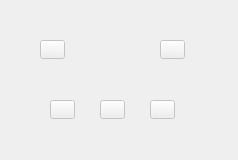
<?xml version="1.0" encoding="UTF-8"?>
<ui version="4.0">
 <class>DockWidget_telem_buttons</class>
 <widget class="QDockWidget" name="DockWidget_telem_buttons">
  <property name="geometry">
   <rect>
    <x>0</x>
    <y>0</y>
    <width>238</width>
    <height>160</height>
   </rect>
  </property>
  <property name="maximumSize">
   <size>
    <width>238</width>
    <height>160</height>
   </size>
  </property>
  <property name="windowTitle">
   <string/>
  </property>
  <widget class="QWidget" name="dockWidgetContents">
   <widget class="QToolButton" name="toolButton_wing_left">
    <property name="enabled">
     <bool>false</bool>
    </property>
    <property name="geometry">
     <rect>
      <x>40</x>
      <y>40</y>
      <width>25</width>
      <height>19</height>
     </rect>
    </property>
    <property name="text">
     <string/>
    </property>
    <property name="checkable">
     <bool>false</bool>
    </property>
   </widget>
   <widget class="QToolButton" name="toolButton_wing_right">
    <property name="enabled">
     <bool>false</bool>
    </property>
    <property name="geometry">
     <rect>
      <x>160</x>
      <y>40</y>
      <width>25</width>
      <height>19</height>
     </rect>
    </property>
    <property name="text">
     <string/>
    </property>
    <property name="checkable">
     <bool>false</bool>
    </property>
   </widget>
   <widget class="QToolButton" name="toolButton_go_keel">
    <property name="enabled">
     <bool>false</bool>
    </property>
    <property name="geometry">
     <rect>
      <x>100</x>
      <y>100</y>
      <width>25</width>
      <height>19</height>
     </rect>
    </property>
    <property name="text">
     <string/>
    </property>
    <property name="checkable">
     <bool>false</bool>
    </property>
   </widget>
   <widget class="QToolButton" name="toolButton_go_left">
    <property name="enabled">
     <bool>false</bool>
    </property>
    <property name="geometry">
     <rect>
      <x>50</x>
      <y>100</y>
      <width>25</width>
      <height>19</height>
     </rect>
    </property>
    <property name="text">
     <string/>
    </property>
    <property name="checkable">
     <bool>false</bool>
    </property>
   </widget>
   <widget class="QToolButton" name="toolButton_go_right">
    <property name="enabled">
     <bool>false</bool>
    </property>
    <property name="geometry">
     <rect>
      <x>150</x>
      <y>100</y>
      <width>25</width>
      <height>19</height>
     </rect>
    </property>
    <property name="text">
     <string/>
    </property>
    <property name="checkable">
     <bool>false</bool>
    </property>
   </widget>
   <widget class="QLabel" name="label">
    <property name="geometry">
     <rect>
      <x>10</x>
      <y>0</y>
      <width>221</width>
      <height>131</height>
     </rect>
    </property>
    <property name="maximumSize">
     <size>
      <width>238</width>
      <height>160</height>
     </size>
    </property>
    <property name="text">
     <string/>
    </property>
   </widget>
   <zorder>label</zorder>
   <zorder>toolButton_wing_left</zorder>
   <zorder>toolButton_wing_right</zorder>
   <zorder>toolButton_go_keel</zorder>
   <zorder>toolButton_go_left</zorder>
   <zorder>toolButton_go_right</zorder>
  </widget>
 </widget>
 <resources/>
 <connections/>
</ui>
